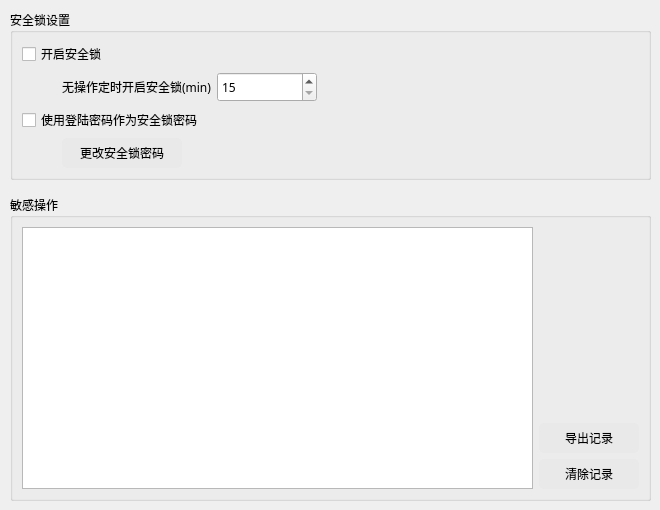
              <widget class="QWidget" name="secure">
               <widget class="QWidget" name="secureWidget" native="true">
                <property name="geometry">
                 <rect>
                  <x>10</x>
                  <y>10</y>
                  <width>641</width>
                  <height>491</height>
                 </rect>
                </property>
                <layout class="QGridLayout" name="gridLayout_6">
                 <property name="verticalSpacing">
                  <number>15</number>
                 </property>
                 <item row="0" column="0">
                  <widget class="QGroupBox" name="groupBox">
                   <property name="font">
                    <font>
                     <family>黑体</family>
                    </font>
                   </property>
                   <property name="title">
                    <string>安全锁设置</string>
                   </property>
                   <layout class="QGridLayout" name="gridLayout_7">
                    <item row="0" column="0">
                     <layout class="QVBoxLayout" name="verticalLayout_2">
                      <item>
                       <widget class="QCheckBox" name="openLocker">
                        <property name="font">
                         <font>
                          <family>黑体</family>
                          <pointsize>9</pointsize>
                         </font>
                        </property>
                        <property name="text">
                         <string>开启安全锁</string>
                        </property>
                       </widget>
                      </item>
                      <item>
                       <layout class="QHBoxLayout" name="horizontalLayout_2">
                        <item>
                         <spacer name="horizontalSpacer_2">
                          <property name="orientation">
                           <enum>Qt::Horizontal</enum>
                          </property>
                          <property name="sizeType">
                           <enum>QSizePolicy::Fixed</enum>
                          </property>
                          <property name="sizeHint" stdset="0">
                           <size>
                            <width>40</width>
                            <height>20</height>
                           </size>
                          </property>
                         </spacer>
                        </item>
                        <item>
                         <widget class="QLabel" name="lockerTimerLabel">
                          <property name="font">
                           <font>
                            <family>黑体</family>
                            <pointsize>9</pointsize>
                           </font>
                          </property>
                          <property name="text">
                           <string>无操作定时开启安全锁(min)</string>
                          </property>
                         </widget>
                        </item>
                        <item>
                         <widget class="QSpinBox" name="lockerTimer">
                          <property name="minimumSize">
                           <size>
                            <width>100</width>
                            <height>30</height>
                           </size>
                          </property>
                          <property name="font">
                           <font>
                            <family>黑体</family>
                            <pointsize>9</pointsize>
                           </font>
                          </property>
                          <property name="minimum">
                           <number>15</number>
                          </property>
                          <property name="maximum">
                           <number>120</number>
                          </property>
                         </widget>
                        </item>
                        <item>
                         <spacer name="horizontalSpacer_12">
                          <property name="orientation">
                           <enum>Qt::Horizontal</enum>
                          </property>
                          <property name="sizeHint" stdset="0">
                           <size>
                            <width>40</width>
                            <height>20</height>
                           </size>
                          </property>
                         </spacer>
                        </item>
                       </layout>
                      </item>
                      <item>
                       <widget class="QCheckBox" name="usePasswordLocker">
                        <property name="font">
                         <font>
                          <family>黑体</family>
                          <pointsize>9</pointsize>
                         </font>
                        </property>
                        <property name="text">
                         <string>使用登陆密码作为安全锁密码</string>
                        </property>
                       </widget>
                      </item>
                      <item>
                       <layout class="QHBoxLayout" name="horizontalLayout_4">
                        <item>
                         <spacer name="horizontalSpacer_3">
                          <property name="orientation">
                           <enum>Qt::Horizontal</enum>
                          </property>
                          <property name="sizeType">
                           <enum>QSizePolicy::Fixed</enum>
                          </property>
                          <property name="sizeHint" stdset="0">
                           <size>
                            <width>40</width>
                            <height>20</height>
                           </size>
                          </property>
                         </spacer>
                        </item>
                        <item>
                         <widget class="QPushButton" name="changeLoker">
                          <property name="minimumSize">
                           <size>
                            <width>120</width>
                            <height>30</height>
                           </size>
                          </property>
                          <property name="font">
                           <font>
                            <family>黑体</family>
                            <pointsize>9</pointsize>
                           </font>
                          </property>
                          <property name="cursor">
                           <cursorShape>PointingHandCursor</cursorShape>
                          </property>
                          <property name="styleSheet">
                           <string notr="true">QPushButton{background:#e9e9e9;border:0px solid rgb(167, 166, 170);border-radius:5px;}QPushButton:hover{background:#d2d2d2;}QPushButton:press{background:#d2d2d2;}</string>
                          </property>
                          <property name="text">
                           <string>更改安全锁密码</string>
                          </property>
                         </widget>
                        </item>
                        <item>
                         <spacer name="horizontalSpacer_9">
                          <property name="orientation">
                           <enum>Qt::Horizontal</enum>
                          </property>
                          <property name="sizeHint" stdset="0">
                           <size>
                            <width>40</width>
                            <height>20</height>
                           </size>
                          </property>
                         </spacer>
                        </item>
                       </layout>
                      </item>
                     </layout>
                    </item>
                   </layout>
                  </widget>
                 </item>
                 <item row="1" column="0">
                  <widget class="QGroupBox" name="groupBox_2">
                   <property name="font">
                    <font>
                     <family>黑体</family>
                    </font>
                   </property>
                   <property name="title">
                    <string>敏感操作</string>
                   </property>
                   <layout class="QGridLayout" name="gridLayout_8">
                    <item row="0" column="0">
                     <widget class="QListView" name="secureRecordList"/>
                    </item>
                    <item row="0" column="1">
                     <layout class="QVBoxLayout" name="verticalLayout_3">
                      <item>
                       <spacer name="verticalSpacer_2">
                        <property name="orientation">
                         <enum>Qt::Vertical</enum>
                        </property>
                        <property name="sizeHint" stdset="0">
                         <size>
                          <width>20</width>
                          <height>40</height>
                         </size>
                        </property>
                       </spacer>
                      </item>
                      <item>
                       <widget class="QPushButton" name="exportSecureRecord">
                        <property name="minimumSize">
                         <size>
                          <width>100</width>
                          <height>30</height>
                         </size>
                        </property>
                        <property name="maximumSize">
                         <size>
                          <width>16777215</width>
                          <height>30</height>
                         </size>
                        </property>
                        <property name="font">
                         <font>
                          <family>黑体</family>
                         </font>
                        </property>
                        <property name="cursor">
                         <cursorShape>PointingHandCursor</cursorShape>
                        </property>
                        <property name="styleSheet">
                         <string notr="true">QPushButton{background:#e9e9e9;border:0px solid rgb(167, 166, 170);border-radius:5px;}QPushButton:hover{background:#d2d2d2;}QPushButton:press{background:#d2d2d2;}</string>
                        </property>
                        <property name="text">
                         <string>导出记录</string>
                        </property>
                       </widget>
                      </item>
                      <item>
                       <widget class="QPushButton" name="clearSecureRecord">
                        <property name="minimumSize">
                         <size>
                          <width>100</width>
                          <height>30</height>
                         </size>
                        </property>
                        <property name="maximumSize">
                         <size>
                          <width>16777215</width>
                          <height>30</height>
                         </size>
                        </property>
                        <property name="font">
                         <font>
                          <family>黑体</family>
                         </font>
                        </property>
                        <property name="cursor">
                         <cursorShape>PointingHandCursor</cursorShape>
                        </property>
                        <property name="styleSheet">
                         <string notr="true">QPushButton{background:#e9e9e9;border:0px solid rgb(167, 166, 170);border-radius:5px;}QPushButton:hover{background:#d2d2d2;}QPushButton:press{background:#d2d2d2;}</string>
                        </property>
                        <property name="text">
                         <string>清除记录</string>
                        </property>
                       </widget>
                      </item>
                     </layout>
                    </item>
                   </layout>
                  </widget>
                 </item>
                </layout>
               </widget>
              </widget>
